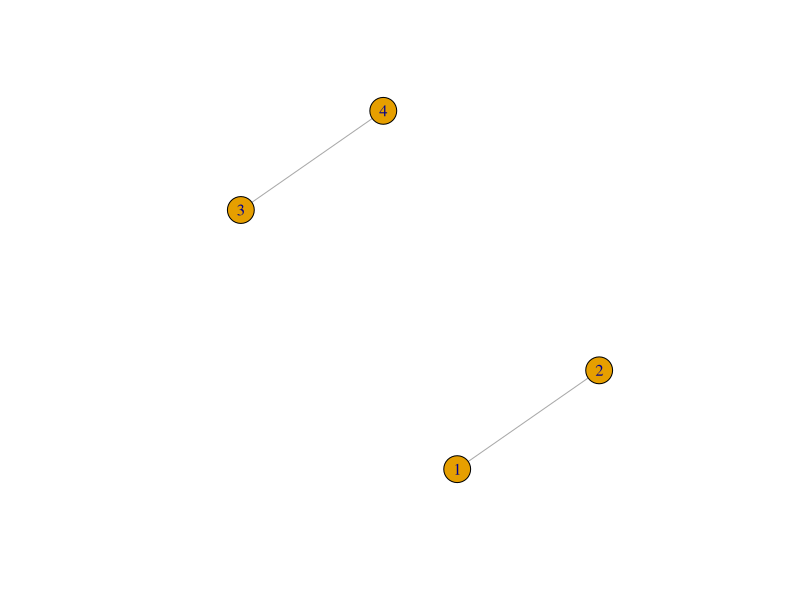
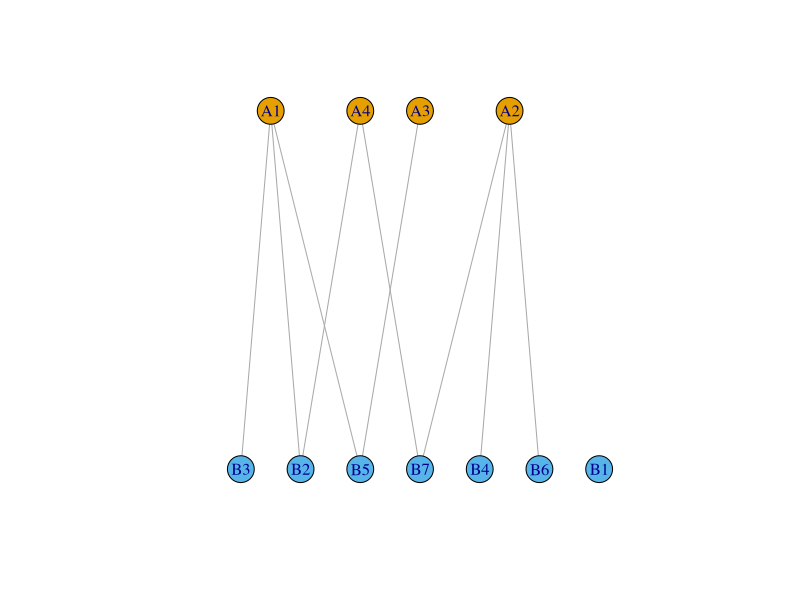
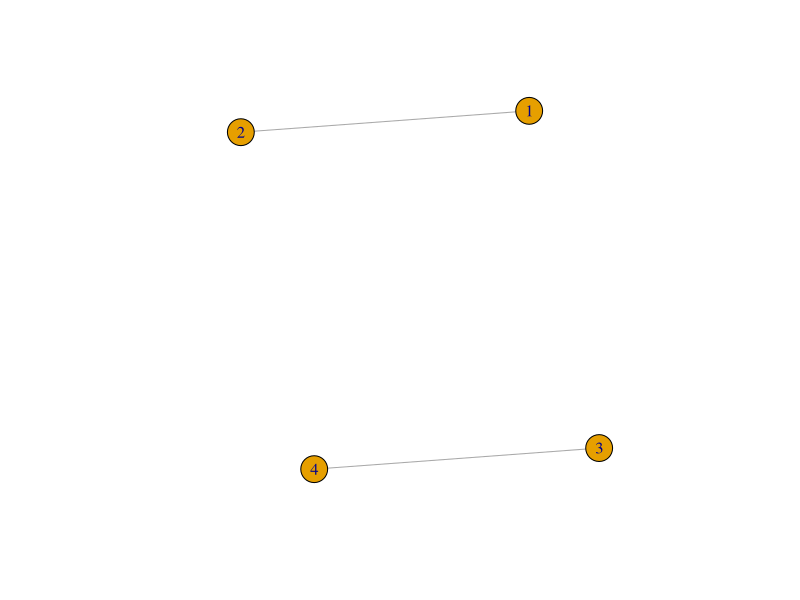
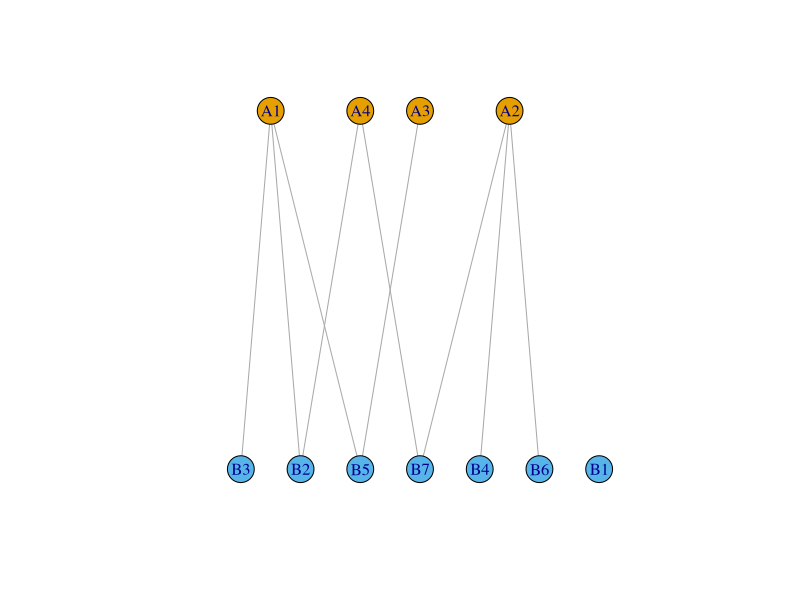

R code for these plots, in order:
setwd("~/Dropbox/Multiplex/Ecologie/Exposes/2017-06-Inecol-Xalapa/Code_R_plots")

library(igraph)

n=4
X=matrix(rbinom(n^2,1,.2),nrow=n,ncol=n)
diag(X)=0
X[lower.tri(X)]=X[upper.tri(X)]
isSymmetric(X)
X[1,2]=1
X[2,1]=1

library(xtable)
xtable(X,digits = 0)

G=graph_from_adjacency_matrix(X,mode="undirected")
plot(G)

pdf("graphe_adj.pdf")
plot(G)
dev.off()



### LBM 

n=4
m=7
set.seed(4)
X=matrix(rbinom(n*m,1,.2),nrow=n,ncol=m)

library(xtable)
xtable(X)

G=graph_from_incidence_matrix(X)
namesA=paste("A",1:4,sep = "")
namesB=paste("B",1:7,sep="")
plot(G,layout=layout_as_bipartite,vertex.label=c(namesA,namesB),vertex.color=c(rep(1,4),rep(2,7)))

pdf("graphe_bipartite.pdf")
plot(G,layout=layout_as_bipartite,vertex.label=c(namesA,namesB),vertex.color=c(rep(1,4),rep(2,7)))
dev.off()

vertex.attributes(G)
xtable(get.edgelist(G))
